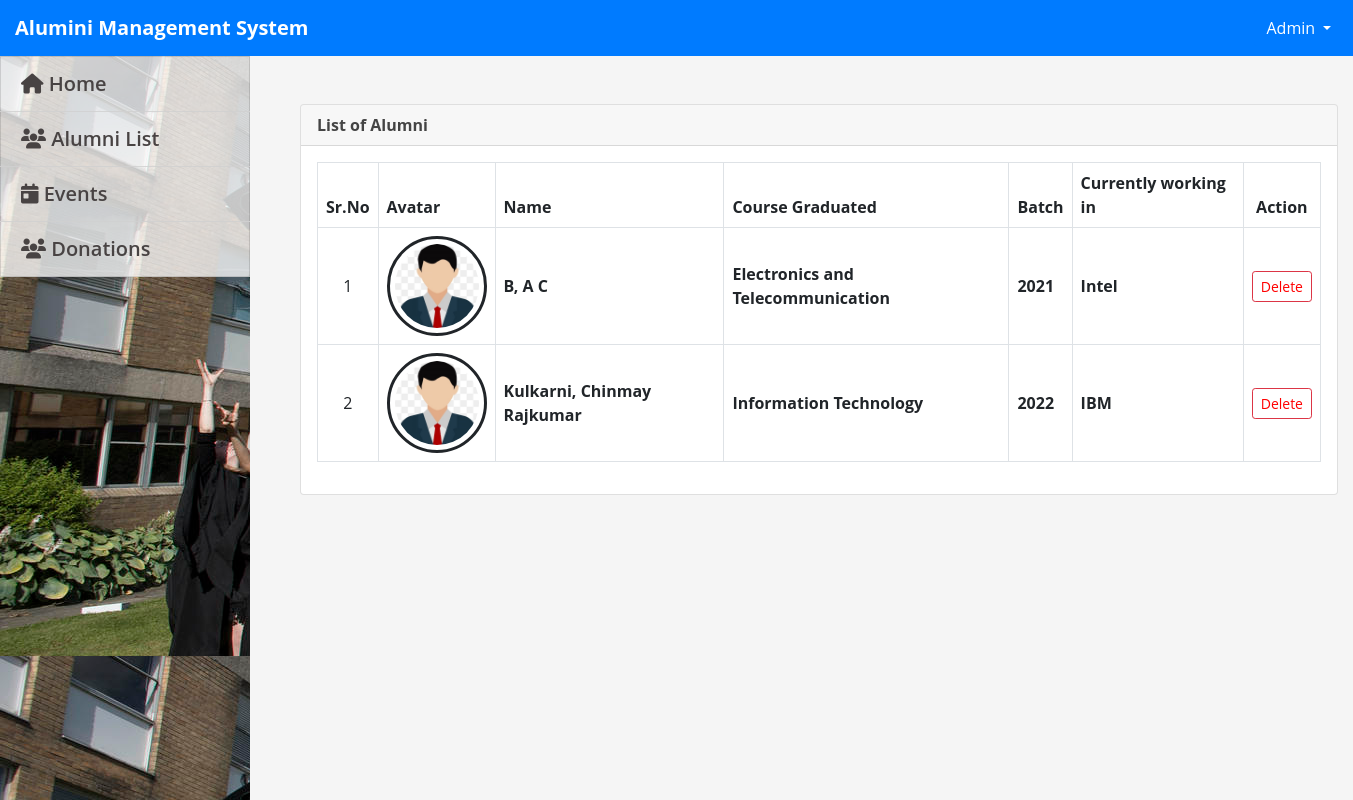
/admin/alumni.php (signed in), run on the app's committed database.
### tables this page shows
CREATE TABLE `alumnus_bio` (
  `id` int(30) NOT NULL,
  `firstname` varchar(200) NOT NULL,
  `middlename` varchar(200) NOT NULL,
  `lastname` varchar(200) NOT NULL,
  `gender` varchar(10) NOT NULL,
  `batch` year(4) NOT NULL,
  `course_id` int(30) NOT NULL,
  `email` varchar(250) NOT NULL,
  `connected_to` text NOT NULL,
  `avatar` text NOT NULL,
  `status` tinyint(1) NOT NULL DEFAULT 0 COMMENT '0= Unverified, 1= Verified',
  `date_created` date NOT NULL DEFAULT current_timestamp()
);

CREATE TABLE `courses` (
  `id` int(30) NOT NULL,
  `course` text NOT NULL,
  `about` text NOT NULL
);

### admin/alumni.php (the view, shortened to what this page needs)
<?php include('db_connect.php');?>
<!DOCTYPE html>
<html lang="en">
    <head>
        <link href="https://cdn.jsdelivr.net/npm/bootstrap@5.0.0/dist/css/bootstrap.min.css" rel="stylesheet" >
    <link rel="stylesheet" href="https://cdnjs.cloudflare.com/ajax/libs/animate.css/4.1.1/animate.min.css" />
</head>
<body style="background-color: whitesmoke;">
<nav class="navbar navbar-expand-lg" style="background-color: #007bff;">
  <div class="container-fluid">
    <a class="navbar-brand" href="#" style="font-weight:bold;">Alumini Management System</a>
    <div class="collapse navbar-collapse" id="navbarNavDropdown">
      <ul class="navbar-nav">
      <div class="dropdown float: right">
	  <button class="btn btn-secondary dropdown-toggle" type="button" id="dropdownMenuButton1" data-bs-toggle="dropdown" aria-expanded="false">
		Admin
	  </button>
	</div>
      </ul>
    </div>
  </div>
</nav>
    <nav id="sidebar" class='mx-lt-5 bg-dark' >
		<div class="sidebar-list">
				<a href="home.php" class="nav-item nav-home"><span class='icon-field'><i class="fa fa-home"></i></span> Home</a>
				<a href="#" class="nav-item nav-alumni"><span class='icon-field'><i class="fa fa-users"></i></span> Alumni List</a>
				<a href="events.php" class="nav-item nav-events"><span class='icon-field'><i class="fa fa-calendar-day"></i></span> Events</a>
				<a href="users.php" class="nav-item nav-users"><span class='icon-field'><i class="fa fa-users"></i></span> Donations</a>
		</div>
    </nav>
<div class="container-fluid"style="padding-left:300px;">
	<div class="col-lg-12">
		<div class="row">
			<div class="col-md-12">
				<div class="card">
					<div class="card-header">
						<b>List of Alumni</b>
					</div>
					<div class="card-body">
						<table class="table table-condensed table-bordered table-hover">
							<thead>
								<tr>
									<th class="text-center">Sr.No</th>
									<th class="">Avatar</th>
									<th class="">Name</th>
									<th class="">Course Graduated</th>
									<th class="">Batch</th>
									<th class="">Currently working in</th>
									<th class="text-center">Action</th>
								</tr>
							</thead>
							<tbody>
								<?php
									$i = 1;
									$alumni = $conn->query("SELECT a.*,c.course,Concat(a.lastname,', ',a.firstname,' ',a.middlename) as name from alumnus_bio a inner join courses c on c.id = a.course_id order by Concat(a.lastname,', ',a.firstname,' ',a.middlename) asc");
									while($row=$alumni->fetch_assoc()):
									?>
								<tr>
									<td class="text-center"><?php echo $i++ ?></td>
									<td class="text-center">
										<div class="avatar">
										 <img src="avatar.jpg" class="" alt="">
										</div>
									</td>
									<td class="">
										 <p> <b><?php echo ucwords($row['name']) ?></b></p>
									</td>
									<td class="">
										 <p> <b><?php echo $row['course'] ?></b></p>
									</td>
									<td class="">
										 <p> <b><?php echo $row['batch'] ?></b></p>
									</td>
									<td class="">
										 <p> <b><?php echo $row['connected_to'] ?></b></p>
									</td>
									<td class="text-center">
										<button class="btn btn-sm btn-outline-danger delete_alumni" type="button" data-id=""><a href="delete-process.php?id=<?php echo $row["id"]; ?>">Delete</button>
									</td>
								</tr>
								<?php endwhile; ?>
							</tbody>
						</table>
					</div>
				</div>
			</div>
		</div>
	</div>
</div>
</body>
</html>

### admin/alumni.php (style rules this page uses)
body { font-family: "Open Sans", sans-serif; color: #444444 !important; width: 100%; height: calc(100%); }
nav#sidebar { height: calc(100%); position: fixed; z-index: 99; left: 0; width: 250px; background: url(cimg.jpg); background-repeat: no-repeat; background-size: cover; margin: 0; font-size: 20px; font-weight: 400; line-height: 1.5; color: #212529 !important; text-align: left !important; background-color: #fff !important; }
a.nav-item { position: relative; display: block; padding: .75rem 1.25rem; margin-bottom: -1px; border: 1px solid rgba(0,0,0,.125); background-color: #ffffffc4; color: #484343; font-weight: 600; text-decoration: none; }
.container-fluid, .container-lg, .container-md, .container-sm, .container-xl { width: 100%; padding-right: 15px; padding-left: 15px; margin-right: auto; margin-left: auto; }
nav#sidebar { background: url('cimg.jpg') !important }
.navbar-nav { padding-left: 930px; }
#dropdownMenuButton1 { color: white; background-color: #007bff; border: none; }
.navbar-brand { color: white; }
td { vertical-align: middle !important; }
td p { margin: unset }
img { max-width:100px; max-height: :150px; }
.avatar { display: flex; border-radius: 100%; width: 100px; height: 100px; align-items: center; justify-content: center; border: 3px solid; padding: 5px; }
.avatar img { max-width: calc(100%); max-height: calc(100%); border-radius: 100%; }
a { text-decoration: none; color: red; }

### data on the page
alumnus_bio: name "B, A C", course.course "Electronics and Telecommunication", batch "2021", connected_to "Intel"
alumnus_bio: name "Kulkarni, Chinmay Rajkumar", course.course "Information Technology", batch "2022", connected_to "IBM"
